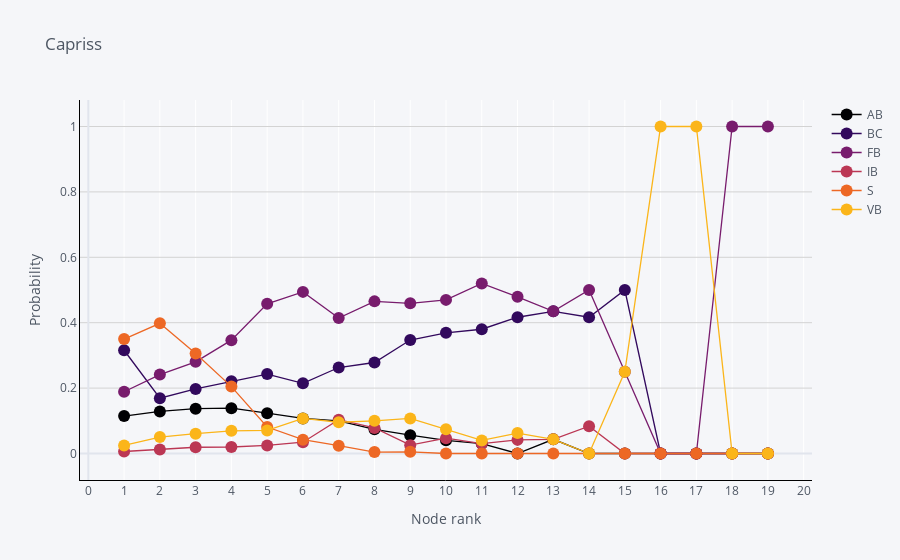

The notebook cell this image was saved under:
### Code cell
fig = df.iplot(kind = "line",
               mode = 'lines+markers',
               xTitle="Node rank",
               yTitle='Probability',
               title=genotype,
               asFigure=True)


for i in range(0, nb_genotypes):
    fig['data'][i]['line']['color']=color_map[i]
    
layout=go.Layout(plot_bgcolor='rgba(0,0,0,0)',
                 xaxis={'visible':True, 'color':'black', 
                        'showline':True, 'linecolor': 'black',
#                         'showgrid':True, 
                        'gridcolor':'white',
                        'tick0': 1,
                        'dtick':1,
                        'tickmode':'linear',
                       },
                 yaxis={'showline':True, 'linecolor': 'black',
                        'showgrid':True, 'gridcolor':'lightgrey'
                       },
                 

                )
fig.update_layout(layout)

### Figure 1 — Plotly figure (JSON) as saved in the notebook; plotly's stock layout.template omitted (floating-point values rounded to 4 significant figures)
{"data": [{"line": {"color": "rgb(0, 0, 3)", "dash": "solid", "shape": "linear", "width": 1.3}, "marker": {"size": 12, "symbol": "circle"}, "mode": "lines+markers", "name": "AB", "text": "", "type": "scatter", "x": [1, 2, 3, 4, 5, 6, 7, 8, 9, 10, 11, 12, 13, 14, 15, 16, 17, 18, 19], "y": [0.1146, 0.1285, 0.1369, 0.1386, 0.1232, 0.1073, 0.0996, 0.07391, 0.05612, 0.04027, 0.03, 0, 0.04348, 0, 0, 0, 0, 0, 0]}, {"line": {"color": "rgb(50, 9, 93)", "dash": "solid", "shape": "linear", "width": 1.3}, "marker": {"size": 12, "symbol": "circle"}, "mode": "lines+markers", "name": "BC", "text": "", "type": "scatter", "x": [1, 2, 3, 4, 5, 6, 7, 8, 9, 10, 11, 12, 13, 14, 15, 16, 17, 18, 19], "y": [0.3158, 0.1693, 0.1975, 0.2211, 0.243, 0.2146, 0.2629, 0.2783, 0.3469, 0.3691, 0.38, 0.4167, 0.4348, 0.4167, 0.5, 0, 0, 0, 0]}, {"line": {"color": "rgb(120, 28, 109)", "dash": "solid", "shape": "linear", "width": 1.3}, "marker": {"size": 12, "symbol": "circle"}, "mode": "lines+markers", "name": "FB", "text": "", "type": "scatter", "x": [1, 2, 3, 4, 5, 6, 7, 8, 9, 10, 11, 12, 13, 14, 15, 16, 17, 18, 19], "y": [0.1889, 0.2414, 0.2803, 0.3465, 0.4577, 0.4943, 0.4143, 0.4652, 0.4592, 0.4698, 0.52, 0.4792, 0.4348, 0.5, 0.25, 0, 0, 1, 1]}, {"line": {"color": "rgb(187, 55, 84)", "dash": "solid", "shape": "linear", "width": 1.3}, "marker": {"size": 12, "symbol": "circle"}, "mode": "lines+markers", "name": "IB", "text": "", "type": "scatter", "x": [1, 2, 3, 4, 5, 6, 7, 8, 9, 10, 11, 12, 13, 14, 15, 16, 17, 18, 19], "y": [0.006192, 0.01254, 0.01911, 0.0198, 0.02465, 0.03448, 0.1036, 0.07826, 0.02551, 0.04698, 0.03, 0.04167, 0.04348, 0.08333, 0, 0, 0, 0, 0]}, {"line": {"color": "rgb(237, 104, 37)", "dash": "solid", "shape": "linear", "width": 1.3}, "marker": {"size": 12, "symbol": "circle"}, "mode": "lines+markers", "name": "S", "text": "", "type": "scatter", "x": [1, 2, 3, 4, 5, 6, 7, 8, 9, 10, 11, 12, 13, 14, 15, 16, 17, 18, 19], "y": [0.3498, 0.3981, 0.3057, 0.2046, 0.08099, 0.04215, 0.0239, 0.004348, 0.005102, 0, 0, 0, 0, 0, 0, 0, 0, 0, 0]}, {"line": {"color": "rgb(251, 181, 26)", "dash": "solid", "shape": "linear", "width": 1.3}, "marker": {"size": 12, "symbol": "circle"}, "mode": "lines+markers", "name": "VB", "text": "", "type": "scatter", "x": [1, 2, 3, 4, 5, 6, 7, 8, 9, 10, 11, 12, 13, 14, 15, 16, 17, 18, 19], "y": [0.02477, 0.05016, 0.06051, 0.06931, 0.07042, 0.1073, 0.09562, 0.1, 0.1071, 0.07383, 0.04, 0.0625, 0.04348, 0, 0.25, 1, 1, 0, 0]}], "layout": {"legend": {"bgcolor": "#F5F6F9", "font": {"color": "#4D5663"}}, "paper_bgcolor": "#F5F6F9", "plot_bgcolor": "rgba(0,0,0,0)", "title": {"font": {"color": "#4D5663"}, "text": "Capriss"}, "xaxis": {"color": "black", "dtick": 1, "gridcolor": "white", "linecolor": "black", "showgrid": true, "showline": true, "tick0": 100, "tickfont": {"color": "#4D5663"}, "tickmode": "linear", "title": {"font": {"color": "#4D5663"}, "text": "Node rank"}, "visible": true, "zerolinecolor": "#E1E5ED"}, "yaxis": {"gridcolor": "lightgrey", "linecolor": "black", "showgrid": true, "showline": true, "tickfont": {"color": "#4D5663"}, "title": {"font": {"color": "#4D5663"}, "text": "Probability"}, "zerolinecolor": "#E1E5ED"}}}
